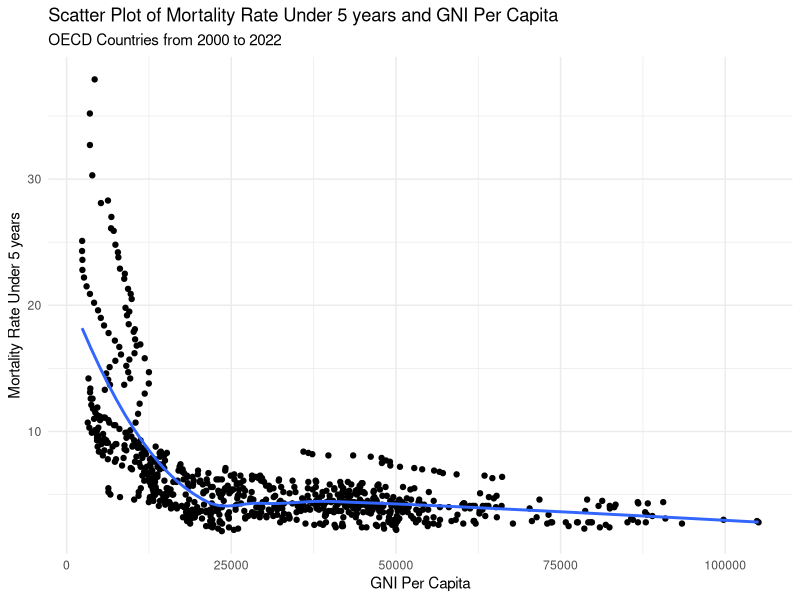
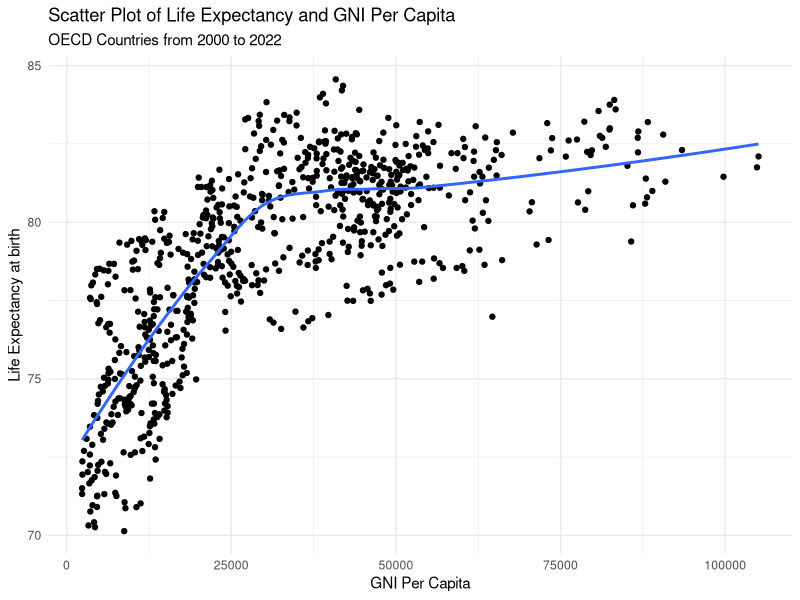

The R source for these figures, in order:
## ---- chunk 1
knitr::opts_chunk$set(echo = TRUE)
## ---- chunk 2
library(tidyverse)
library(kableExtra)
library(ggplot2)
library(knitr)
df <- read.csv("data/cleaned_data.csv")

## ---- chunk 3
df %>%
  ggplot(aes(x = GNIPerCapita, y = Mortality_U5_Total)) + 
  geom_point() +
  geom_smooth( se = FALSE) +
  theme_minimal() +
  labs(title="Scatter Plot of Mortality Rate Under 5 years and GNI Per Capita",
       subtitle="OECD Countries from 2000 to 2022",
       y="Mortality Rate Under 5 years",
       x="GNI Per Capita") 
## ---- chunk 4
df %>%
  ggplot(aes(x = GNIPerCapita, y = LifeExp_Total)) + 
  geom_point() +
  geom_smooth( se = FALSE) +
  theme_minimal() +
  labs(title="Scatter Plot of Life Expectancy and GNI Per Capita",
       subtitle="OECD Countries from 2000 to 2022",
       y="Life Expectancy at birth",
       x="GNI Per Capita") 
## ---- chunk 5
df %>%
  summarize(Mortality_U5_correlation = round(cor(GNIPerCapita, Mortality_U5_Total, use = "complete.obs"),3),
            LifeExp_correlation = round(cor(GNIPerCapita, LifeExp_Total, use = "complete.obs"),3)
            ) %>% kable(caption="GNI Per Capita Correlation to Mortality and Life Expectancy" ) %>% kable_styling(full_width = FALSE,position='left')
## ---- chunk 6
df %>% group_by(Country_Name) %>%
  summarise("Avg GNI Per Capita" = round(mean(GNIPerCapita),2),
            "Avg Life Expectancy" = round(mean(LifeExp_Total),2),
            "Avg Mortality U5" = round(mean(Mortality_U5_Total),2)) %>%
  arrange(`Avg GNI Per Capita`) %>%
  mutate("Rank Life Expectancy" = rank(-`Avg Life Expectancy`),
         "Rank Mortality U5" = rank(`Avg Mortality U5`)) %>%
  arrange(`Avg GNI Per Capita`) %>% head(10) %>% kable(caption="Countries with 10 Lowest Average GNI Per Capita") %>% kable_styling(full_width = FALSE, position = "left")
